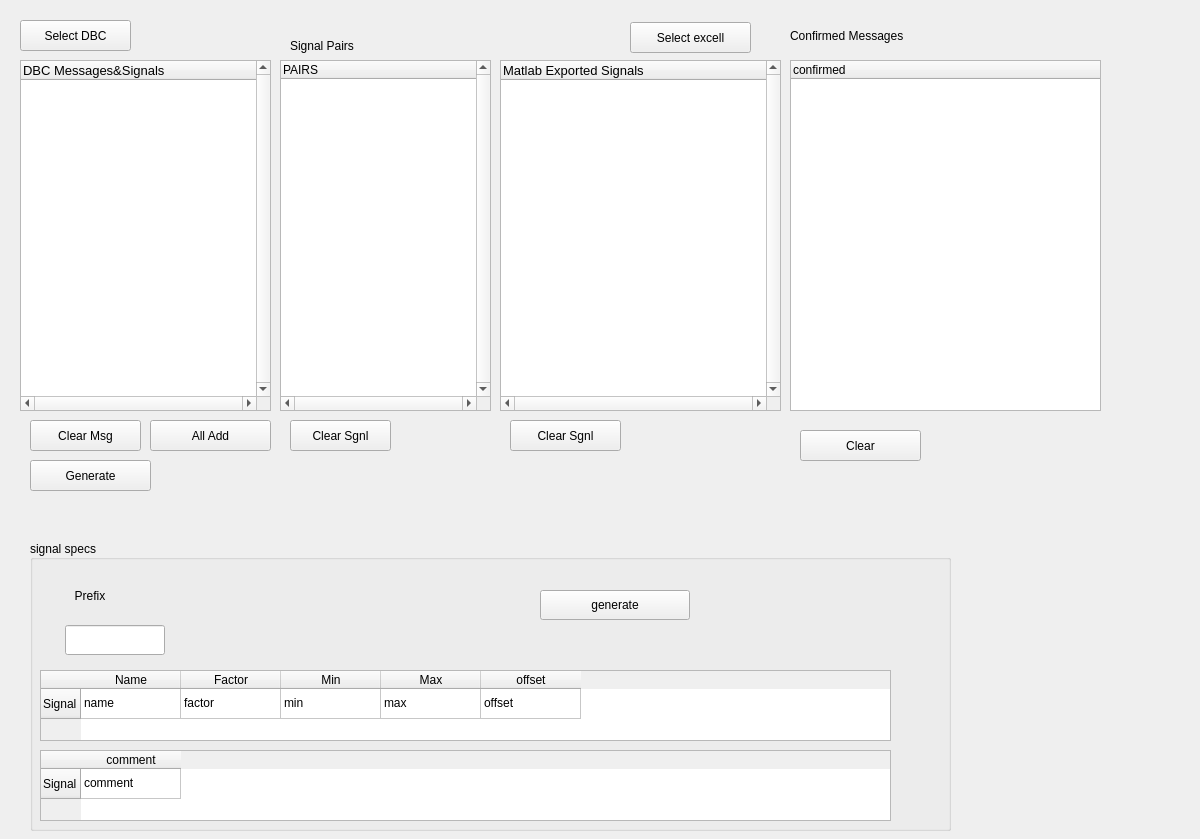
<?xml version="1.0" encoding="UTF-8"?>
<ui version="4.0">
 <class>Form</class>
 <widget class="QWidget" name="Form">
  <property name="geometry">
   <rect>
    <x>0</x>
    <y>0</y>
    <width>1200</width>
    <height>839</height>
   </rect>
  </property>
  <property name="sizePolicy">
   <sizepolicy hsizetype="Fixed" vsizetype="Fixed">
    <horstretch>0</horstretch>
    <verstretch>0</verstretch>
   </sizepolicy>
  </property>
  <property name="windowTitle">
   <string>Form</string>
  </property>
  <property name="styleSheet">
   <string notr="true">font: 10pt &quot;MS Shell Dlg 2&quot;;</string>
  </property>
  <widget class="QPushButton" name="pushButton_1_select_dbc">
   <property name="geometry">
    <rect>
     <x>20</x>
     <y>20</y>
     <width>111</width>
     <height>31</height>
    </rect>
   </property>
   <property name="text">
    <string>Select DBC</string>
   </property>
  </widget>
  <widget class="QTreeWidget" name="treeWidget_dbc_signals">
   <property name="geometry">
    <rect>
     <x>20</x>
     <y>60</y>
     <width>251</width>
     <height>351</height>
    </rect>
   </property>
   <property name="font">
    <font>
     <family>MS Shell Dlg 2</family>
     <pointsize>10</pointsize>
     <weight>50</weight>
     <italic>false</italic>
     <bold>false</bold>
    </font>
   </property>
   <property name="verticalScrollBarPolicy">
    <enum>Qt::ScrollBarAlwaysOn</enum>
   </property>
   <property name="horizontalScrollBarPolicy">
    <enum>Qt::ScrollBarAlwaysOn</enum>
   </property>
   <property name="sizeAdjustPolicy">
    <enum>QAbstractScrollArea::AdjustToContents</enum>
   </property>
   <property name="tabKeyNavigation">
    <bool>false</bool>
   </property>
   <property name="selectionMode">
    <enum>QAbstractItemView::ExtendedSelection</enum>
   </property>
   <property name="horizontalScrollMode">
    <enum>QAbstractItemView::ScrollPerItem</enum>
   </property>
   <property name="indentation">
    <number>10</number>
   </property>
   <property name="wordWrap">
    <bool>false</bool>
   </property>
   <attribute name="headerVisible">
    <bool>true</bool>
   </attribute>
   <column>
    <property name="text">
     <string>DBC Messages&amp;Signals</string>
    </property>
   </column>
  </widget>
  <widget class="QLabel" name="label_6_selected_signals">
   <property name="geometry">
    <rect>
     <x>290</x>
     <y>30</y>
     <width>191</width>
     <height>31</height>
    </rect>
   </property>
   <property name="styleSheet">
    <string notr="true">font: 75 14pt &quot;MS Shell Dlg 2&quot;;</string>
   </property>
   <property name="text">
    <string>Signal Pairs</string>
   </property>
  </widget>
  <widget class="QPushButton" name="pushButton_4_select_excell">
   <property name="geometry">
    <rect>
     <x>630</x>
     <y>22</y>
     <width>121</width>
     <height>31</height>
    </rect>
   </property>
   <property name="text">
    <string>Select excell</string>
   </property>
  </widget>
  <widget class="QLabel" name="label_7_confirmed_signals">
   <property name="geometry">
    <rect>
     <x>790</x>
     <y>20</y>
     <width>271</width>
     <height>31</height>
    </rect>
   </property>
   <property name="styleSheet">
    <string notr="true">font: 75 14pt &quot;MS Shell Dlg 2&quot;;</string>
   </property>
   <property name="text">
    <string>Confirmed Messages</string>
   </property>
  </widget>
  <widget class="QPushButton" name="pushButton_3_select_all_messages">
   <property name="geometry">
    <rect>
     <x>150</x>
     <y>420</y>
     <width>121</width>
     <height>31</height>
    </rect>
   </property>
   <property name="text">
    <string>All Add</string>
   </property>
  </widget>
  <widget class="QGroupBox" name="groupBox">
   <property name="geometry">
    <rect>
     <x>30</x>
     <y>540</y>
     <width>921</width>
     <height>291</height>
    </rect>
   </property>
   <property name="title">
    <string>signal specs</string>
   </property>
   <property name="alignment">
    <set>Qt::AlignLeading|Qt::AlignLeft|Qt::AlignVCenter</set>
   </property>
   <widget class="QWidget" name="gridLayoutWidget">
    <property name="geometry">
     <rect>
      <x>10</x>
      <y>33</y>
      <width>151</width>
      <height>91</height>
     </rect>
    </property>
    <layout class="QGridLayout" name="gridLayout">
     <item row="2" column="0">
      <widget class="QLineEdit" name="lineEdit_1_prefix">
       <property name="maximumSize">
        <size>
         <width>100</width>
         <height>30</height>
        </size>
       </property>
       <property name="maxLength">
        <number>100</number>
       </property>
      </widget>
     </item>
     <item row="0" column="0">
      <widget class="QLabel" name="label_1_prefix">
       <property name="minimumSize">
        <size>
         <width>50</width>
         <height>30</height>
        </size>
       </property>
       <property name="maximumSize">
        <size>
         <width>50</width>
         <height>30</height>
        </size>
       </property>
       <property name="layoutDirection">
        <enum>Qt::LeftToRight</enum>
       </property>
       <property name="text">
        <string>Prefix</string>
       </property>
       <property name="alignment">
        <set>Qt::AlignCenter</set>
       </property>
      </widget>
     </item>
    </layout>
   </widget>
   <widget class="QPushButton" name="pushButton_2_generate">
    <property name="geometry">
     <rect>
      <x>510</x>
      <y>50</y>
      <width>150</width>
      <height>30</height>
     </rect>
    </property>
    <property name="maximumSize">
     <size>
      <width>200</width>
      <height>30</height>
     </size>
    </property>
    <property name="text">
     <string>generate</string>
    </property>
   </widget>
   <widget class="QTableWidget" name="tableWidget_display_signals">
    <property name="geometry">
     <rect>
      <x>10</x>
      <y>130</y>
      <width>851</width>
      <height>71</height>
     </rect>
    </property>
    <property name="showGrid">
     <bool>true</bool>
    </property>
    <property name="gridStyle">
     <enum>Qt::SolidLine</enum>
    </property>
    <property name="wordWrap">
     <bool>false</bool>
    </property>
    <attribute name="horizontalHeaderCascadingSectionResizes">
     <bool>false</bool>
    </attribute>
    <attribute name="horizontalHeaderMinimumSectionSize">
     <number>10</number>
    </attribute>
    <attribute name="horizontalHeaderDefaultSectionSize">
     <number>100</number>
    </attribute>
    <attribute name="horizontalHeaderShowSortIndicator" stdset="0">
     <bool>false</bool>
    </attribute>
    <attribute name="horizontalHeaderStretchLastSection">
     <bool>false</bool>
    </attribute>
    <attribute name="verticalHeaderMinimumSectionSize">
     <number>10</number>
    </attribute>
    <attribute name="verticalHeaderDefaultSectionSize">
     <number>30</number>
    </attribute>
    <attribute name="verticalHeaderHighlightSections">
     <bool>true</bool>
    </attribute>
    <row>
     <property name="text">
      <string>Signal</string>
     </property>
    </row>
    <column>
     <property name="text">
      <string>Name</string>
     </property>
    </column>
    <column>
     <property name="text">
      <string>Factor</string>
     </property>
    </column>
    <column>
     <property name="text">
      <string>Min</string>
     </property>
    </column>
    <column>
     <property name="text">
      <string>Max</string>
     </property>
    </column>
    <column>
     <property name="text">
      <string>offset</string>
     </property>
    </column>
    <item row="0" column="0">
     <property name="text">
      <string>name</string>
     </property>
    </item>
    <item row="0" column="1">
     <property name="text">
      <string>factor</string>
     </property>
    </item>
    <item row="0" column="2">
     <property name="text">
      <string>min</string>
     </property>
    </item>
    <item row="0" column="3">
     <property name="text">
      <string>max</string>
     </property>
    </item>
    <item row="0" column="4">
     <property name="text">
      <string>offset</string>
     </property>
    </item>
   </widget>
   <widget class="QTableWidget" name="tableWidget_display_signals_2">
    <property name="geometry">
     <rect>
      <x>10</x>
      <y>210</y>
      <width>851</width>
      <height>71</height>
     </rect>
    </property>
    <property name="showGrid">
     <bool>true</bool>
    </property>
    <property name="gridStyle">
     <enum>Qt::SolidLine</enum>
    </property>
    <property name="wordWrap">
     <bool>false</bool>
    </property>
    <property name="columnCount">
     <number>1</number>
    </property>
    <attribute name="horizontalHeaderVisible">
     <bool>true</bool>
    </attribute>
    <attribute name="horizontalHeaderCascadingSectionResizes">
     <bool>false</bool>
    </attribute>
    <attribute name="horizontalHeaderMinimumSectionSize">
     <number>20</number>
    </attribute>
    <attribute name="horizontalHeaderDefaultSectionSize">
     <number>100</number>
    </attribute>
    <attribute name="horizontalHeaderStretchLastSection">
     <bool>false</bool>
    </attribute>
    <attribute name="verticalHeaderMinimumSectionSize">
     <number>10</number>
    </attribute>
    <attribute name="verticalHeaderDefaultSectionSize">
     <number>30</number>
    </attribute>
    <attribute name="verticalHeaderHighlightSections">
     <bool>true</bool>
    </attribute>
    <row>
     <property name="text">
      <string>Signal</string>
     </property>
    </row>
    <column>
     <property name="text">
      <string>comment</string>
     </property>
    </column>
    <item row="0" column="0">
     <property name="text">
      <string>comment</string>
     </property>
    </item>
   </widget>
  </widget>
  <widget class="QPushButton" name="pushButton_5_clear_bswio_signals">
   <property name="geometry">
    <rect>
     <x>510</x>
     <y>420</y>
     <width>111</width>
     <height>31</height>
    </rect>
   </property>
   <property name="text">
    <string>Clear Sgnl</string>
   </property>
  </widget>
  <widget class="QTreeWidget" name="treeWidget_confirmed_signals">
   <property name="geometry">
    <rect>
     <x>790</x>
     <y>60</y>
     <width>311</width>
     <height>351</height>
    </rect>
   </property>
   <column>
    <property name="text">
     <string>confirmed</string>
    </property>
   </column>
  </widget>
  <widget class="QTreeWidget" name="treeWidget_selected_signals">
   <property name="geometry">
    <rect>
     <x>280</x>
     <y>60</y>
     <width>211</width>
     <height>351</height>
    </rect>
   </property>
   <property name="verticalScrollBarPolicy">
    <enum>Qt::ScrollBarAlwaysOn</enum>
   </property>
   <property name="horizontalScrollBarPolicy">
    <enum>Qt::ScrollBarAlwaysOn</enum>
   </property>
   <property name="sizeAdjustPolicy">
    <enum>QAbstractScrollArea::AdjustIgnored</enum>
   </property>
   <column>
    <property name="text">
     <string>PAIRS</string>
    </property>
   </column>
  </widget>
  <widget class="QTreeWidget" name="treeWidget_safcih_signals">
   <property name="geometry">
    <rect>
     <x>500</x>
     <y>60</y>
     <width>281</width>
     <height>351</height>
    </rect>
   </property>
   <property name="font">
    <font>
     <family>MS Shell Dlg 2</family>
     <pointsize>10</pointsize>
     <weight>50</weight>
     <italic>false</italic>
     <bold>false</bold>
    </font>
   </property>
   <property name="verticalScrollBarPolicy">
    <enum>Qt::ScrollBarAlwaysOn</enum>
   </property>
   <property name="horizontalScrollBarPolicy">
    <enum>Qt::ScrollBarAlwaysOn</enum>
   </property>
   <property name="sizeAdjustPolicy">
    <enum>QAbstractScrollArea::AdjustToContentsOnFirstShow</enum>
   </property>
   <property name="tabKeyNavigation">
    <bool>false</bool>
   </property>
   <property name="selectionMode">
    <enum>QAbstractItemView::ExtendedSelection</enum>
   </property>
   <property name="iconSize">
    <size>
     <width>0</width>
     <height>0</height>
    </size>
   </property>
   <property name="horizontalScrollMode">
    <enum>QAbstractItemView::ScrollPerItem</enum>
   </property>
   <property name="indentation">
    <number>10</number>
   </property>
   <column>
    <property name="text">
     <string>Matlab Exported Signals</string>
    </property>
   </column>
  </widget>
  <widget class="QPushButton" name="pushButton_6_clear_msg">
   <property name="geometry">
    <rect>
     <x>30</x>
     <y>420</y>
     <width>111</width>
     <height>31</height>
    </rect>
   </property>
   <property name="text">
    <string>Clear Msg</string>
   </property>
  </widget>
  <widget class="QPushButton" name="pushButton_7_clear_signals_pair">
   <property name="geometry">
    <rect>
     <x>290</x>
     <y>420</y>
     <width>101</width>
     <height>31</height>
    </rect>
   </property>
   <property name="text">
    <string>Clear Sgnl</string>
   </property>
  </widget>
  <widget class="QPushButton" name="pushButton_8_clear_cnfrmed">
   <property name="geometry">
    <rect>
     <x>800</x>
     <y>430</y>
     <width>121</width>
     <height>31</height>
    </rect>
   </property>
   <property name="text">
    <string>Clear</string>
   </property>
  </widget>
  <widget class="QPushButton" name="pushButton_9_generate_h_from_dbc">
   <property name="geometry">
    <rect>
     <x>30</x>
     <y>460</y>
     <width>121</width>
     <height>31</height>
    </rect>
   </property>
   <property name="text">
    <string>Generate</string>
   </property>
  </widget>
 </widget>
 <resources/>
 <connections/>
</ui>
